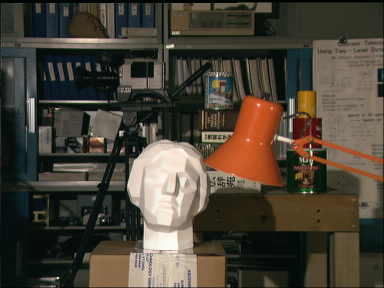
//> input picture Multi_Media_Lab/scene1.row3.col2.png, 384 x 288 px
$ ./Lab_7_1_Disparity_Map_   (built with g++ and OpenCV 4)
//> lines starting //> are read from the running program, lines starting //| are printed output that depends on the picture
#include <iostream>
#include<math.h>
#include <opencv2/core/core.hpp>
#include <opencv2/imgcodecs.hpp>
#include<opencv2/imgproc/imgproc.hpp>
#include <opencv2/highgui/highgui.hpp>
#include <opencv2/calib3d.hpp>

using namespace std;
using namespace cv;

int window_size = 3;
int search_area = 16;

int main(int argc, char** argv)
{
	Mat left = imread("scene1.row3.col2.png", IMREAD_GRAYSCALE);
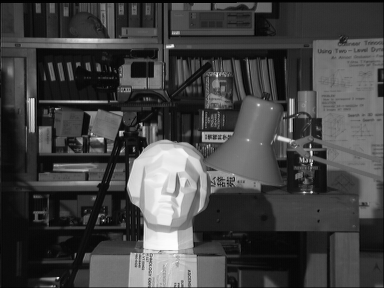
//> left: 288 rows x 384 cols, CV_8UC1; min 0, max 253, mean 67.4
	Mat right = imread("scene1.row3.col3.png", IMREAD_GRAYSCALE);
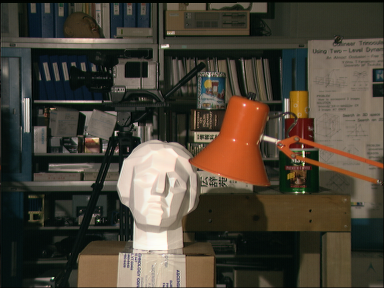
//> input picture Multi_Media_Lab/scene1.row3.col3.png, 384 x 288 px
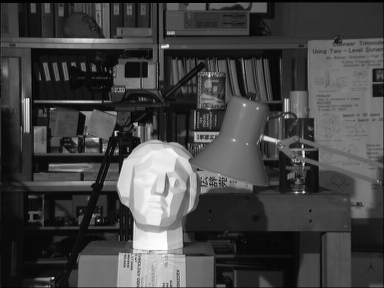
//> right: 288 rows x 384 cols, CV_8UC1; min 0, max 253, mean 67.8
	Mat output = Mat::zeros(right.rows, right.cols, CV_8U);

	int half = window_size / 2;
	for (int y = half; y < right.rows - half - search_area; y++)
	{
		for (int x = half; x < right.cols - half - search_area; x++)
		{
			int SSD[16];
			int idx = 0;
			for (int k = x; k < x + search_area; k++)
			{
				SSD[idx] = 0;
				for (int dy = -half; dy <= half; dy++)
				{
					for (int dx = -half; dx <= half; dx++)
					{
						int dis = abs(right.at<uchar>(y + dy, x + dx) - left.at<uchar>(y + dy, k + dx));
						SSD[idx] += (dis*dis);
					}
				}
				idx++;
			}

			int min_idx = 0, min_val = SSD[min_idx];
			for (int i = 1; i < idx; i++)
			{
				if (SSD[i] < min_val)
				{
					min_idx = i;
					min_val = SSD[i];
				}
			}
			output.at<uchar>(y, x) = min_idx * 16;
		}
	}
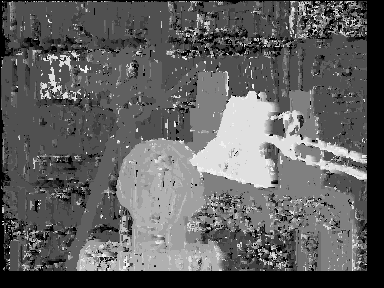
//> output: 288 rows x 384 cols, CV_8UC1; min 0, max 240, mean 96

	namedWindow("Original image", WINDOW_AUTOSIZE);
	imshow("Original image", right);

	namedWindow("Disparity Map : Window Based Matching", WINDOW_AUTOSIZE);
	imshow("Disparity Map : Window Based Matching", output);
	waitKey(0);
	return 0;
}
